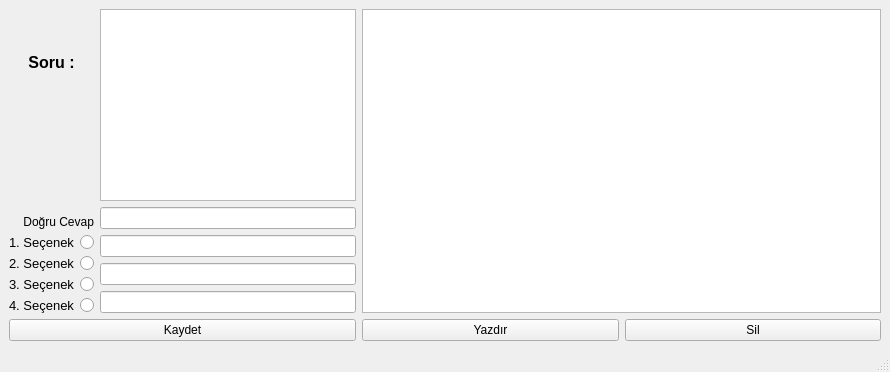
<?xml version="1.0" encoding="UTF-8"?>
<ui version="4.0">
 <class>MainWindow</class>
 <widget class="QMainWindow" name="MainWindow">
  <property name="geometry">
   <rect>
    <x>0</x>
    <y>0</y>
    <width>890</width>
    <height>371</height>
   </rect>
  </property>
  <property name="windowTitle">
   <string>MainWindow</string>
  </property>
  <widget class="QWidget" name="centralwidget">
   <layout class="QHBoxLayout" name="horizontalLayout">
    <item>
     <layout class="QVBoxLayout" name="verticalLayout">
      <item>
       <layout class="QHBoxLayout" name="horizontalLayout_3">
        <item>
         <layout class="QVBoxLayout" name="verticalLayout_6">
          <item>
           <layout class="QVBoxLayout" name="verticalLayout_3">
            <item>
             <layout class="QHBoxLayout" name="horizontalLayout_2">
              <item>
               <widget class="QLabel" name="label">
                <property name="sizePolicy">
                 <sizepolicy hsizetype="Ignored" vsizetype="Ignored">
                  <horstretch>150</horstretch>
                  <verstretch>150</verstretch>
                 </sizepolicy>
                </property>
                <property name="baseSize">
                 <size>
                  <width>150</width>
                  <height>150</height>
                 </size>
                </property>
                <property name="font">
                 <font>
                  <pointsize>12</pointsize>
                  <weight>75</weight>
                  <bold>true</bold>
                 </font>
                </property>
                <property name="text">
                 <string>Soru :</string>
                </property>
                <property name="alignment">
                 <set>Qt::AlignCenter</set>
                </property>
               </widget>
              </item>
             </layout>
            </item>
            <item>
             <layout class="QHBoxLayout" name="horizontalLayout_8">
              <item>
               <widget class="QLabel" name="label_3">
                <property name="text">
                 <string/>
                </property>
               </widget>
              </item>
              <item>
               <widget class="QLabel" name="label_2">
                <property name="text">
                 <string>Doğru Cevap</string>
                </property>
                <property name="alignment">
                 <set>Qt::AlignBottom|Qt::AlignRight|Qt::AlignTrailing</set>
                </property>
               </widget>
              </item>
             </layout>
            </item>
            <item>
             <layout class="QHBoxLayout" name="horizontalLayout_5">
              <item>
               <widget class="QLabel" name="label_4">
                <property name="font">
                 <font>
                  <pointsize>10</pointsize>
                 </font>
                </property>
                <property name="text">
                 <string>1. Seçenek</string>
                </property>
                <property name="alignment">
                 <set>Qt::AlignCenter</set>
                </property>
               </widget>
              </item>
              <item>
               <widget class="QRadioButton" name="radioButton">
                <property name="layoutDirection">
                 <enum>Qt::RightToLeft</enum>
                </property>
                <property name="text">
                 <string/>
                </property>
               </widget>
              </item>
             </layout>
            </item>
            <item>
             <layout class="QHBoxLayout" name="horizontalLayout_6">
              <item>
               <widget class="QLabel" name="label_5">
                <property name="font">
                 <font>
                  <pointsize>10</pointsize>
                 </font>
                </property>
                <property name="text">
                 <string>2. Seçenek</string>
                </property>
                <property name="alignment">
                 <set>Qt::AlignCenter</set>
                </property>
               </widget>
              </item>
              <item>
               <widget class="QRadioButton" name="radioButton_2">
                <property name="layoutDirection">
                 <enum>Qt::RightToLeft</enum>
                </property>
                <property name="text">
                 <string/>
                </property>
               </widget>
              </item>
             </layout>
            </item>
            <item>
             <layout class="QHBoxLayout" name="horizontalLayout_7">
              <item>
               <widget class="QLabel" name="label_6">
                <property name="font">
                 <font>
                  <pointsize>10</pointsize>
                 </font>
                </property>
                <property name="text">
                 <string>3. Seçenek</string>
                </property>
                <property name="alignment">
                 <set>Qt::AlignCenter</set>
                </property>
               </widget>
              </item>
              <item>
               <widget class="QRadioButton" name="radioButton_3">
                <property name="layoutDirection">
                 <enum>Qt::RightToLeft</enum>
                </property>
                <property name="text">
                 <string/>
                </property>
               </widget>
              </item>
             </layout>
            </item>
            <item>
             <layout class="QHBoxLayout" name="horizontalLayout_4">
              <item>
               <widget class="QLabel" name="label_7">
                <property name="font">
                 <font>
                  <pointsize>10</pointsize>
                 </font>
                </property>
                <property name="text">
                 <string>4. Seçenek</string>
                </property>
                <property name="alignment">
                 <set>Qt::AlignCenter</set>
                </property>
               </widget>
              </item>
              <item>
               <widget class="QRadioButton" name="radioButton_4">
                <property name="layoutDirection">
                 <enum>Qt::RightToLeft</enum>
                </property>
                <property name="text">
                 <string/>
                </property>
               </widget>
              </item>
             </layout>
            </item>
           </layout>
          </item>
         </layout>
        </item>
        <item>
         <layout class="QVBoxLayout" name="verticalLayout_7">
          <item>
           <widget class="QTextEdit" name="textEdit">
            <property name="sizePolicy">
             <sizepolicy hsizetype="Fixed" vsizetype="Fixed">
              <horstretch>0</horstretch>
              <verstretch>0</verstretch>
             </sizepolicy>
            </property>
            <property name="maximumSize">
             <size>
              <width>5000</width>
              <height>50000</height>
             </size>
            </property>
            <property name="sizeIncrement">
             <size>
              <width>100</width>
              <height>100</height>
             </size>
            </property>
            <property name="baseSize">
             <size>
              <width>100</width>
              <height>100</height>
             </size>
            </property>
           </widget>
          </item>
          <item>
           <widget class="QLineEdit" name="lineEdit_4">
            <property name="sizePolicy">
             <sizepolicy hsizetype="Preferred" vsizetype="Fixed">
              <horstretch>0</horstretch>
              <verstretch>0</verstretch>
             </sizepolicy>
            </property>
           </widget>
          </item>
          <item>
           <widget class="QLineEdit" name="lineEdit_3">
            <property name="sizePolicy">
             <sizepolicy hsizetype="Preferred" vsizetype="Fixed">
              <horstretch>0</horstretch>
              <verstretch>0</verstretch>
             </sizepolicy>
            </property>
           </widget>
          </item>
          <item>
           <widget class="QLineEdit" name="lineEdit_2">
            <property name="sizePolicy">
             <sizepolicy hsizetype="Preferred" vsizetype="Fixed">
              <horstretch>0</horstretch>
              <verstretch>0</verstretch>
             </sizepolicy>
            </property>
           </widget>
          </item>
          <item>
           <widget class="QLineEdit" name="lineEdit">
            <property name="sizePolicy">
             <sizepolicy hsizetype="Preferred" vsizetype="Fixed">
              <horstretch>0</horstretch>
              <verstretch>0</verstretch>
             </sizepolicy>
            </property>
           </widget>
          </item>
         </layout>
        </item>
       </layout>
      </item>
      <item>
       <widget class="QPushButton" name="pushButton">
        <property name="text">
         <string>Kaydet</string>
        </property>
       </widget>
      </item>
      <item>
       <layout class="QVBoxLayout" name="verticalLayout_4"/>
      </item>
     </layout>
    </item>
    <item>
     <layout class="QVBoxLayout" name="verticalLayout_2">
      <item>
       <widget class="QTableWidget" name="tableWidget"/>
      </item>
      <item>
       <layout class="QHBoxLayout" name="horizontalLayout_9">
        <item>
         <widget class="QPushButton" name="pushButton_3">
          <property name="text">
           <string>Yazdır</string>
          </property>
         </widget>
        </item>
        <item>
         <widget class="QPushButton" name="pushButton_2">
          <property name="text">
           <string>Sil</string>
          </property>
         </widget>
        </item>
       </layout>
      </item>
     </layout>
    </item>
   </layout>
  </widget>
  <widget class="QStatusBar" name="statusbar"/>
 </widget>
 <resources/>
 <connections/>
</ui>
